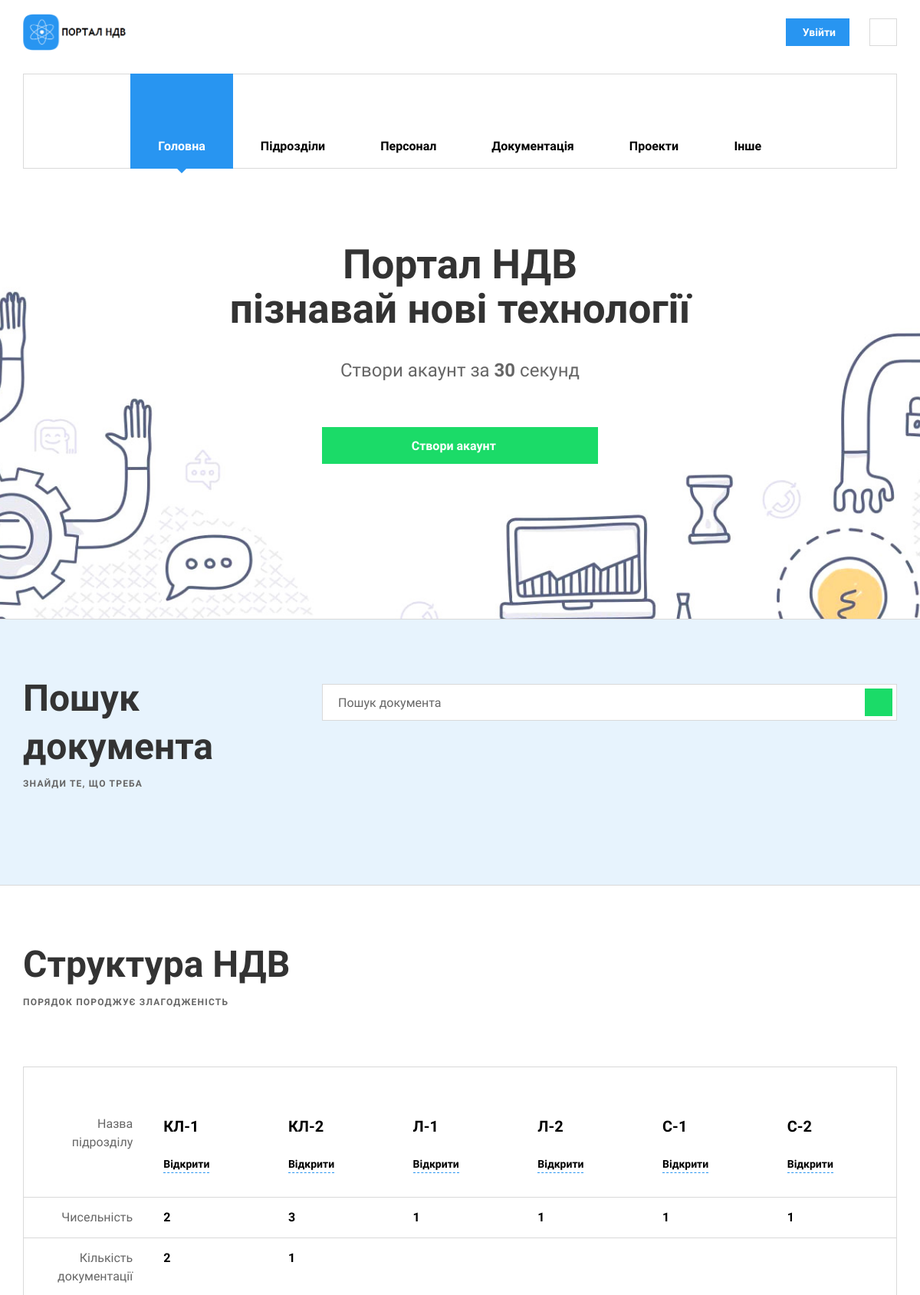
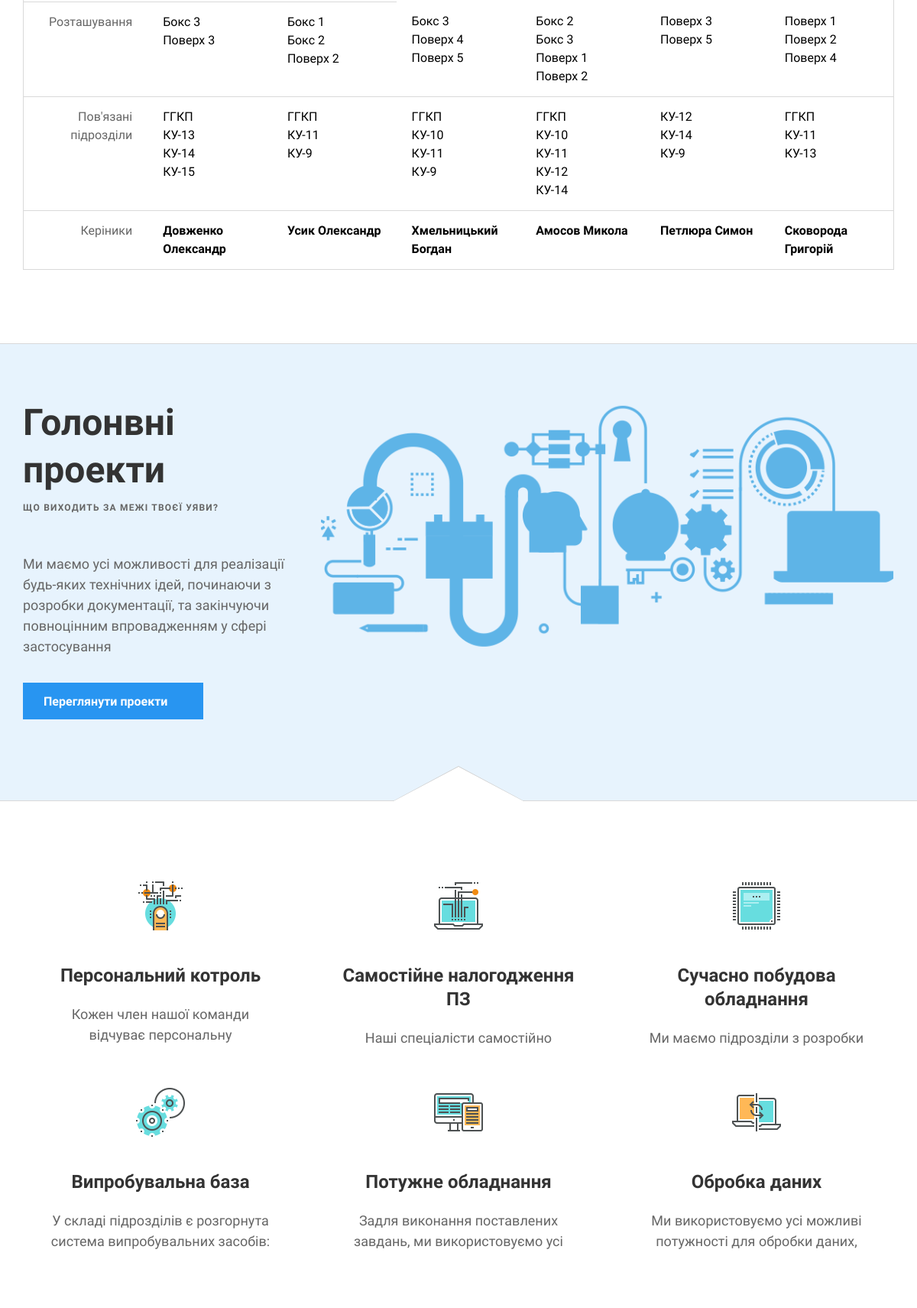
The page / (upper part) on the database its author committed (2 pictures, top to bottom).
### divisions/models.py (models this page shows, shortened)
class Divisions(models.Model):
    name = models.CharField(max_length=200, help_text='не більше ніж 200 символів',
                            verbose_name='Назва підрозділу')
    abr = models.CharField(max_length=10, help_text='не більше ніж 10 символів',
                           verbose_name='Абрівіатура підрозділу')
    slug = models.SlugField(max_length=200, unique=True, verbose_name='URL', db_index=True)
    main_div = models.CharField(max_length=10, help_text='не більше ніж 10 символів',
                           verbose_name='Абрівіатура підрозділу', null=True)
    description = models.TextField(max_length=5000, help_text='Введіть короткий опис підрозділу',
                                   verbose_name='Опис підрозділу')
    locs = models.ManyToManyField(Location, verbose_name='Розміщення')
    coops = models.ManyToManyField(Cooperation, verbose_name='Підрозділи взаємодії')
    theses = models.ManyToManyField(Theses, verbose_name='Тези')
    pics = models.ManyToManyField('DivisionsPics', verbose_name='Картинка до підрозділу')
    """Шлях до фото підрозділу"""
    objects = models.Manager()
    __original_name = None
    class Meta:
        verbose_name = 'Підрозділи'
        verbose_name_plural = 'Підрозділи'
        ordering = ['name']

### nio_app/models.py (models this page shows, shortened)
class Location(models.Model):
    loc = models.CharField(max_length=100, help_text='Вкажіть приміщення або цех(приміщення)',
                           verbose_name='Приміщення')
    object = models.Manager()
    class Meta:
        verbose_name = 'Приміщення'
        verbose_name_plural = 'Приміщення'
        ordering = ['loc']

class Cooperation(models.Model):
    name = models.CharField(max_length=100, help_text='Вкажіть пов\'язаний підрозділ',
                            verbose_name='Підрозділ')
    object = models.Manager()
    class Meta:
        verbose_name = 'Підрозділ взаємодії'
        verbose_name_plural = 'Підрозділи взаємодії'
        ordering = ['name']

### staff/models.py (models this page shows, shortened)
class Staff(models.Model):
    fio = models.CharField(max_length=100, help_text='не більше ніж 100 символів',
                           verbose_name='ПІБ')
    slug = models.SlugField(max_length=100, unique=True, verbose_name='URL', db_index=True)
    div = models.ForeignKey(Divisions, on_delete=models.SET_NULL, verbose_name='Підрозділ', null=True)
    tabel = models.CharField(max_length=5, help_text='не більше ніж 5 символів', verbose_name='Табельный номер',
                             unique=True)
    prof = models.CharField(max_length=100, help_text='не більше ніж 100 символів',
                            verbose_name='Посада')
    oklad = models.IntegerField(verbose_name='Оклад')
    birthday = models.DateField(verbose_name="Дата народження", blank=True)
    phone = models.CharField(max_length=18, help_text='формат +38(ХХХ)-ХХХ-ХХ-ХХ',
                             verbose_name='Номер телефону')
    adress = models.CharField(max_length=100, help_text='формат пр/вул/провулок ХХХХХ д.ХХ кв.ХХ',
                              verbose_name='Домашня адреса')
    photo = models.ImageField(upload_to="workers_foto/", verbose_name="Фото")
    objects = models.Manager()
    class Meta:
        verbose_name = 'Персонал'
        verbose_name_plural = 'Персонал'
        ordering = ['fio']

### nio_app/views.py (the view)
# urls.py: path('', Index.as_view(), name='index_portal'),
class Index(PortalMixin, ListView):
    model = Main
    template_name = 'nio_app/index_portal.html'
    def get_context_data(self, *, object_list=None, **kwargs):
        context = super().get_context_data(object_list=None, **kwargs)
        context['divisions'] = Divisions.objects.prefetch_related('locs', 'coops').values('name', 'abr', 'slug', 'locs', 'coops')
        context['staff_count'] = Staff.objects.values('div').annotate(number=Count('div'))
        context['doc_count'] = Documents.objects.values('div').annotate(number=Count('div'))
        context['boss'] = Staff.objects.only('fio', 'slug', 'div_id').filter(prof__icontains='нач')
        """використання PortalMixin"""
        mixin_context = self.get_user_context()
        return dict(list(context.items()) + list(mixin_context.items()))

### nio_app/utilits.py (called while the page is built)
    def docs_name(self):
        doc = (
            ("M", "Методики"), ("P", "Паспорти"), ("KE", "Керівництва з експлуатації"), ("TD", "Техничні довідки"),
            ("ZT", "Технічні звіти"), ("TI", "Технологічні інструкції"), ("I", "Інше"))
        docs_type = Documents.objects.values('type').annotate(Count('type'))
        dt = []
        for i in doc:
            for t in docs_type:
                if t['type'] in i:
                    add = [i[0], i[1], t['type__count']]
                    dt.append(add)
                else:
                    continue
        return dt

    def get_user_context(self, **kwargs):
        context = kwargs
        context['divisions'] = self.divisions
        context['dt'] = self.docs_name()
        context['projects'] = Projects.objects.only('name')
        context['page'] = ''
        return context

### nio_app/templates/nio_app/index_portal.html (shortened to what this page needs)
{% extends 'nio_app/base_portal.html' %}
{% load static %}
{% block content %}
    <section class="fw-section space-top padding-top-3x padding-bottom-2x text-center" style="background-image: url({% static 'nio_app/img/home/hosting-bg-01.jpg'%})">
      <div class="container padding-bottom-3x">
        <h1 class="scrollReveal sr-bottom">Портал НДВ<br>пізнавай нові технології</h1>
        {% if request.user.is_authenticated %}
        <h4 class="text-gray text-normal scrollReveal sr-bottom sr-delay-1">Ради вітати вас
          <br><strong>{{user.username|upper}}</strong></h4>
        {% else %}
          <h4 class="text-gray text-normal scrollReveal sr-bottom sr-delay-1">Створи акаунт за <strong>30</strong> секунд</h4>
          <div class="row padding-top padding-bottom-3x scrollReveal sr-scaleUp sr-delay-2 sr-ease-in-out-back">
            <div class="col-lg-4 col-lg-offset-4 col-md-6 col-md-offset-3 col-sm-8 col-sm-offset-2">
              <a href="{% url 'nio_app:registration' %}">
                <button type="submit" class="btn btn-primary btn-block waves-effect waves-light">
                  Створи акаунт
                  <i class="icon-head"></i>
                </button>
              </a>
            </div>
          </div>
        {% endif %}
      </div>
    </section>
    <section class="fw-section bg-default border-top border-bottom padding-top-3x padding-bottom-3x" style="z-index: 2;">
      <div class="container">
        <div class="row">
          <div class="col-lg-4 col-md-5 col-sm-6 mobile-center">
            <h2 class="block-title">Пошук документа<small>Знайди те, що треба</small></h2>
          </div>
          <div class="col-lg-8 col-md-7 col-sm-6">
            <form method="get" class="domain-search" action="{% url 'documents:search_docs' %}">
              <input type="text" class="form-control" name="search_docs" placeholder="Пошук документа"
                     pattern="^[А-Яа-яґҐЁёІіЇїЄє'''\s-]+$" title="Не підтримуються латинськи символи" >
              <button type="submit" class="waves-effect waves-light"><i class="icon-search"></i></button>
            </form>
          </div>
        </div>
      </div>
    </section>
    <section class="fw-section padding-top-3x padding-bottom-3x scrollReveal sr-bottom sr-ease-in-out-quad">
      <div class="container">
        <div class="row">
          <div class="col-lg-4 col-md-5 col-sm-6 mobile-center scrollReveal sr-bottom sr-ease-in-out-quad">
            <h2 class="block-title">Структура НДВ<small>Порядок породжує злагодженість</small></h2>
          </div>
        </div>
        <div class="pricing-table space-top scrollReveal sr-bottom sr-delay-1 sr-ease-in-out-quad">
          <table>
            <colgroup>
              <col>
              <col>
              <col>
              <col>
              <col>
              <col>
            </colgroup>
            <tr>
              <td class="text-gray text-right">Назва підрозділу</td>
              {% for d in divisions %}
              <td>
                <span class="text-bold" style="font-size: 20px">{{d.abr}}</span>
                <a href="{% url 'divisions:division' d.slug %}" class="text-sm space-top">Відкрити</a>
              </td>
              {% endfor %}
            </tr>
            <tr>
              <td class="text-gray text-right">Чисельність</td>
              {% for ns in staff_count %}
              <td class="text-bold">{{ ns.number }}</td>
              {% endfor %}
            </tr>
            <tr>
              <td class="text-gray text-right">Кількість документації</td>
              {% for doc in doc_count %}
              <td class="text-bold">{{ doc.number }}</td>
              {% endfor %}
            </tr>
            <tr>
              <td class="text-gray text-right">Розташування</td>
              {% for d in divisions %}
              <td class="text-normal">{% for l in d.locs.all %}{{l.loc}}<br>{% endfor %}</td>
              {% endfor %}
            </tr>
            <tr>
              <td class="text-gray text-right">Пов'язані підрозділи</td>
              {% for d in divisions %}
              <td class="text-normal">{% for c in d.coops.all %}{{c.name}}<br>{% endfor %}</td>
              {% endfor %}
            </tr>
            <tr>
              <td class="text-gray text-right">Керіники</td>
              {% for d in divisions %}
              {% for s in boss %}
              {% if s.div_id == d.pk %}
              <td class="text-bold"><a style="border-bottom: unset" href="{% url 'staff:staff_single' s.slug %}">{{ s.fio }}</a></td>
              {% endif %}
              {% endfor %}
              {% endfor %}
            </tr>
          </table>
        </div>
      </div>
    </section>
    <section class="fw-section bg-default border-top padding-top-3x padding-bottom-3x">
      <div class="container">
        <div class="row">
          <div class="col-lg-4 col-md-5 mobile-center padding-bottom scrollReveal sr-left">
            <h2 class="block-title">Голонвні проекти<small>Що виходить за межі твоєї уяви?</small></h2>
            <p class="text-gray text-lg">Ми маємо усі можливості для реалізації будь-яких технічних ідей, починаючи з розробки документації, та закінчуючи повноцінним впровадженням у сфері застосування</p>
            <a href="{% url 'projects:projects' %}" class="btn btn-default waves-effect waves-light btn-icon-right">
              Переглянути проекти
              <i class="icon-arrow-right"></i>
            </a>
          </div>
          <div class="col-lg-8 col-md-7 scrollReveal sr-right">
            <img src="{% static 'nio_app/img/home/features.png' %}" alt="Features">
          </div>
        </div>
      </div>
    </section>
    <section class="fw-section arrow-top border-bottom padding-top-3x padding-bottom-3x">
      <div class="container">
        <div class="row">
          <div class="col-sm-4">
            <div class="box-with-icon bwi-expandable text-center">
              <div class="bwi-inner">
                <div class="bwi-icon">
                  <img src="{% static 'nio_app/img/features/01.png' %}" alt="Feature">
                </div>
                <h3 class="bwi-title">Персональний котроль</h3>
                <p class="bwi-text">Кожен член нашої команди відчуває персональну відповідальність за усі операції, що виконує. Контроль якості персоналізовано та, де можливо, автоматизовано</p>
              </div>
            </div>
          </div>
          <div class="col-sm-4">
            <div class="box-with-icon bwi-expandable text-center">
              <div class="bwi-inner">
                <div class="bwi-icon">
                  <img src="{% static 'nio_app/img/features/02.png' %}" alt="Feature">
                </div>
                <h3 class="bwi-title">Самостійне налогодження ПЗ</h3>
                <p class="bwi-text">Наші спеціалісти самостійно налагоджують проекти програмного забезпечення. Розробляють програмні застосунки, тощо.</p>
              </div>
            </div>
          </div>
          <div class="col-sm-4">
            <div class="box-with-icon bwi-expandable text-center">
              <div class="bwi-inner">
                <div class="bwi-icon">
                  <img src="{% static 'nio_app/img/features/03.png' %}" alt="Feature">
                </div>
                <h3 class="bwi-title">Сучасно побудова обладнання</h3>
                <p class="bwi-text">Ми маємо підрозділи з розробки сучасного обладнання з мікропроцесорною архітектурою</p>
              </div>
            </div>
          </div>
        </div>
        <div class="row">
          <div class="col-sm-4">
            <div class="box-with-icon bwi-expandable text-center">
              <div class="bwi-inner">
                <div class="bwi-icon">
                  <img src="{% static 'nio_app/img/features/04.png' %}" alt="Feature">
                </div>
                <h3 class="bwi-title">Випробувальна база</h3>
                <p class="bwi-text">У складі підрозділів є розгорнута система випробувальних засобів: стендів, установок, приладів, тощо</p>
              </div>
            </div>
          </div>
          <div class="col-sm-4">
            <div class="box-with-icon bwi-expandable text-center">
              <div class="bwi-inner">
                <div class="bwi-icon">
                  <img src="{% static 'nio_app/img/features/05.png' %}" alt="Feature">
                </div>
                <h3 class="bwi-title">Потужне обладнання</h3>
                <p class="bwi-text">Задля виконання поставлених завдань, ми використовуємо усі можливі та наявні потужності, що значно прискорюють технологічні та виробничі процеси</p>
              </div>
            </div>
          </div>
          <div class="col-sm-4">
            <div class="box-with-icon bwi-expandable text-center">
              <div class="bwi-inner">
                <div class="bwi-icon">
                  <img src="{% static 'nio_app/img/features/06.png' %}" alt="Feature">
                </div>
                <h3 class="bwi-title">Обробка даних</h3>
                <p class="bwi-text">Ми використовуємо усі можливі потужності для обробки даних, виконуємо різноманітні перетворювання, формуємо пакети графічного чи файлового відображення</p>
              </div>
            </div>
          </div>
        </div>
      </div>
    </section>
     {% endblock content %}

### rows shown on the page
Divisions: abr "КЛ-1"
Divisions: abr "КЛ-2"
Divisions: abr "Л-1"
Divisions: abr "Л-2"
Divisions: abr "С-1"
Divisions: abr "С-2"
Location: loc "Бокс 3"
Location: loc "Поверх 3"
Location: loc "Бокс 1"
Location: loc "Бокс 2"
Location: loc "Поверх 2"
Location: loc "Поверх 4"
Location: loc "Поверх 5"
Location: loc "Поверх 1"
Cooperation: name "ГГКП"
Cooperation: name "КУ-13"
Cooperation: name "КУ-14"
Cooperation: name "КУ-15"
Cooperation: name "КУ-11"
Cooperation: name "КУ-9"
Cooperation: name "КУ-10"
Cooperation: name "КУ-12"
Staff: fio "Довженко Олександр"
Staff: fio "Усик Олександр"
Staff: fio "Хмельницький Богдан"
Staff: fio "Амосов Микола"
Staff: fio "Петлюра Симон"
Staff: fio "Сковорода Григорій"

### other values the page prints
{{ ns.number }} "2" "3" "1" "1" "1" "1"
{{ doc.number }} "2" "1"
